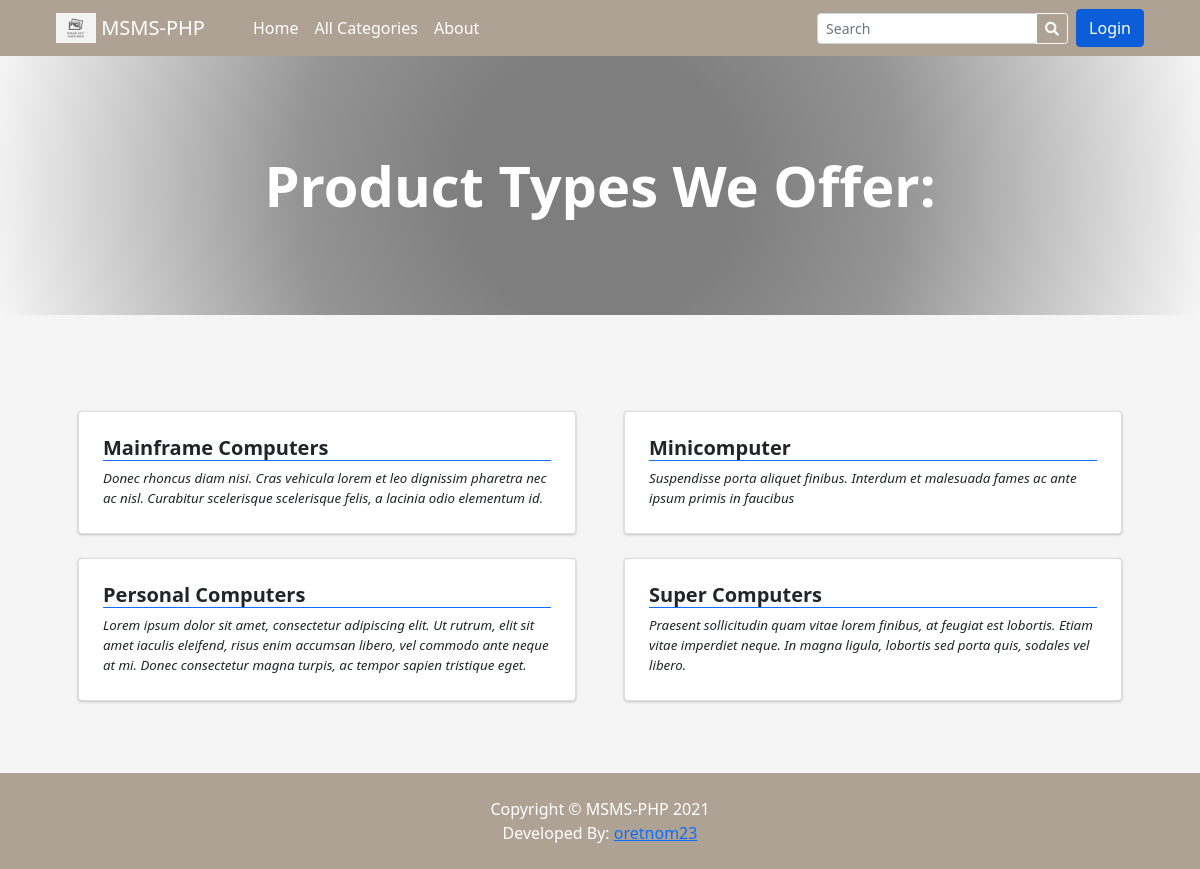
Page /?p=view_categories on the earlier database version.
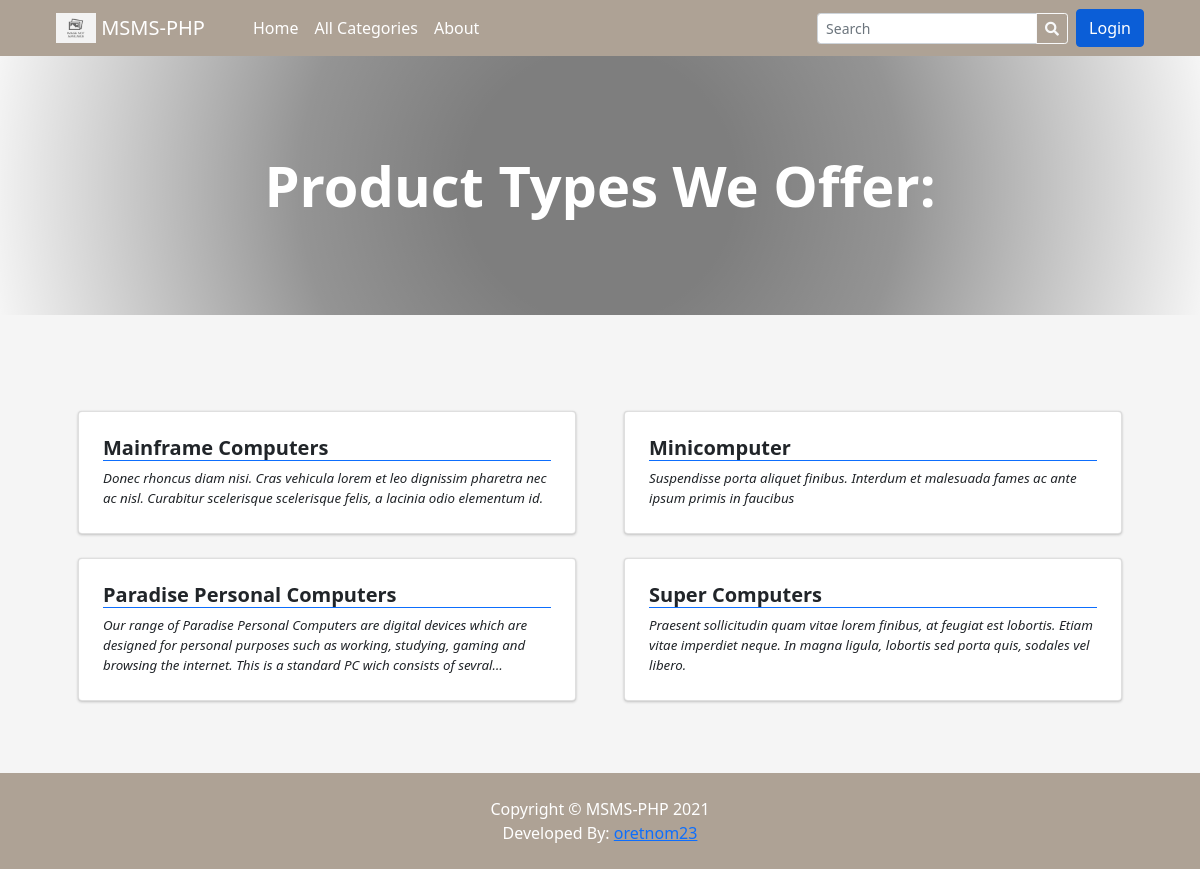
Same page on the later database version.
### tables this page shows
CREATE TABLE `categories` (
  `id` int(30) NOT NULL,
  `category` varchar(250) NOT NULL,
  `description` text DEFAULT NULL,
  `status` tinyint(1) NOT NULL DEFAULT 1,
  `date_created` datetime NOT NULL DEFAULT current_timestamp()
);

### view_categories.php (the view, shortened to what this page needs)
<?php
$title = "Product Types We Offer:";
?>
<header class="bg-dark py-5" id="main-header">
    <div class="container px-4 px-lg-5 my-5">
        <div class="text-center text-white">
            <h1 class="display-4 fw-bolder"><?php echo $title ?></h1>
        </div>
    </div>
</header>
<section class="py-5">
    <div class="container px-4 px-lg-5 mt-5">
        <div class="row gx-2 gx-lg-5 row-cols-1 row-cols-md-2 row-cols-xl-2 justify-content-center">
            <?php
                $categories = $conn->query("SELECT * FROM `categories` where status = 1 order by category asc ");
                while($row = $categories->fetch_assoc()):
                    foreach($row as $k=> $v){
                        $row[$k] = trim(stripslashes($v));
                    }
                    $row['description'] = strip_tags(stripslashes(html_entity_decode($row['description'])));
            ?>
            <div class="col mb-6 mb-2">
                <a href="./?p=products&c=<?php echo md5($row['id']) ?>" class="card category-item text-dark">
                    <div class="card-body p-4">
                        <div class="">
                            <h5 class="fw-bolder border-bottom border-primary"><?php echo $row['category'] ?></h5>
                        </div>
                        <p class="m-0 truncate"><?php echo $row['description'] ?></p>
                    </div>
                </a>
            </div>
            <?php endwhile; ?>
        </div>
    </div>
</section>

Differences in the rows shown:
changed categories: category "Personal Computers" → "Paradise Personal Computers"; description "Lorem ipsum dolor sit amet, consectetur adipiscing elit. Ut rutrum, elit sit amet iaculis eleifend, risus enim accumsan libero, vel commodo ante neque at mi. Donec consectetur magna turpis, ac tempor sapien tristique eget." → "Our range of Paradise Personal Computers are digital devices which are designed for personal purposes such as working, studying, gaming and browsing the internet. This is a standard PC wich consists of…"
